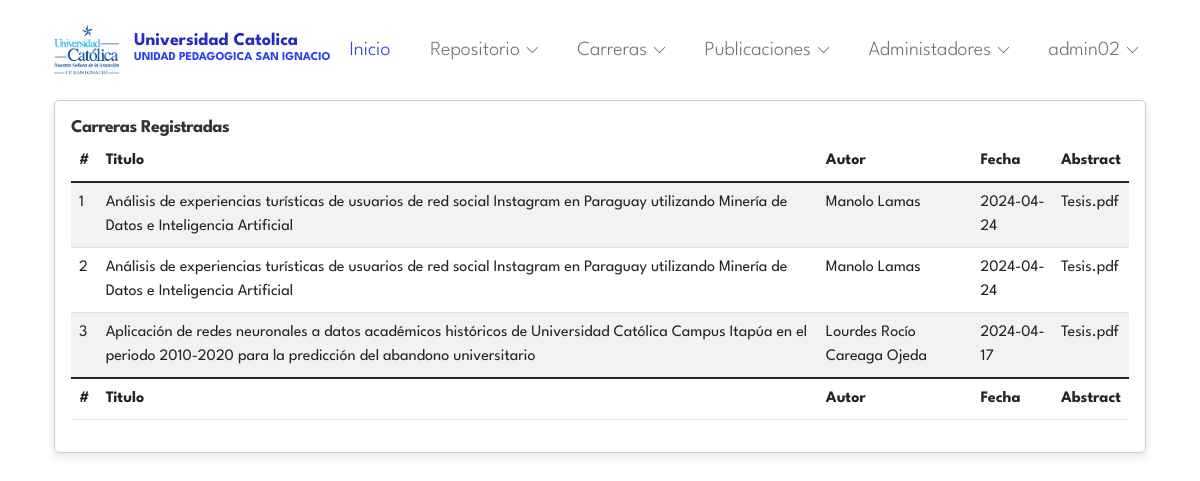
Screenshot of /admin-panel/repositorio-admins/show-repositorio.php (signed in) with the database file from the repository.
### tables this page shows
CREATE TABLE `repositorio` (
  `id_repositorio` int(11) NOT NULL,
  `titulo` text NOT NULL,
  `autor` varchar(255) NOT NULL,
  `fecha` date NOT NULL,
  `abstract` varchar(250) NOT NULL
);

### admin-panel/repositorio-admins/show-repositorio.php (the view, shortened to what this page needs)
<?php include "../includeAdmin/header.php";?>
<?php include "../../config/config.php";?>
<?php
  $repo = $conn->query("SELECT * FROM repositorio");
  $repo->execute();
  $AllRepo = $repo->fetchAll(PDO::FETCH_OBJ);
?>
<div class="container">
      <div class="row">
        <div class="col">
          <div class="card">
            <div class="card-body">
              <h5 class="card-title mb-4 d-inline">Carreras Registradas</h5>
             <div class="table-responsive">
             <table id="example" class="table table-striped" style="width:100%">
                <thead>
                  <tr>
                    <th scope="col">#</th>
                    <th scope="col">Titulo</th>
                    <th scope="col">Autor</th>
                    <th scope="col">Fecha</th>
                    <th scope="col">Abstract</th>
                  </tr>
                </thead>
                <tbody>
                <?php $i=1; foreach($AllRepo as $repo):?>
                  <tr>
                    <td><?=$i++?></td>
                    <td><?=$repo->titulo?></td>
                    <td><?=$repo->autor?></td>
                    <td><?=$repo->fecha?></td>
                    <td><?=$repo->abstract?></td>
                  </tr>
                <?php endforeach; ?>
                </tbody>
                <tfoot>
                  <tr>
                    <th scope="col">#</th>
                    <th scope="col">Titulo</th>
                    <th scope="col">Autor</th>
                    <th scope="col">Fecha</th>
                    <th scope="col">Abstract</th>
                  </tr>
                </tfoot>
              </table>
             </div>
            </div>
          </div>
        </div>
      </div>
  </div>
  <?php include "../includeAdmin/footer.php";?>

### css/tooplate-gotto-job.css (style rules this page uses)
:root { --white-color: #ffffff; --primary-color: #2729c4; --secondary-color: #0dcaf0; --section-bg-color: #f0f8ff; --custom-btn-bg-color: #293ef6; --social-icon-link-bg-color: #3e2beb; --dark-color: #000000; --p-color: #717275; --border-color: #e9eaeb; --body-font-family: 'League Spartan', sans-serif; --h1-font-size: 62px; --h2-font-size: 48px; --h3-font-size: 36px; --h4-font-size: 32px; --h5-font-size: 24px; --h6-font-size: 22px; --p-font-size: 20px; --btn-font-size: 16px; --copyright-font-size: 14px; --border-radius-large: 100px; --border-radius-medium: 30px; --border-radius-small: 10px; --font-weight-thin: 100; --font-weight-light: 300; --font-weight-normal: 400; --font-weight-semibold: 600; --font-weight-bold: 700; }
body { background-color: var(--white-color); font-family: var(--body-font-family); }
h1, h2, h3, h4, h5, h6 { color: var(--dark-color); font-weight: var(--font-weight-semibold); letter-spacing: -0.5px; }
h5 { font-size: var(--h5-font-size); }
.card { border: 1px solid #ccc; border-radius: 5px; margin-bottom: 20px; box-shadow: 0 4px 8px rgba(0, 0, 0, 0.1); }
.card-title { font-size: 18px; font-weight: bold; color: #333; }

### rows the page displays
repositorio: titulo "Análisis de experiencias turísticas de usuarios de red social Instagram en Paraguay utilizando Minería de Datos e Inteligencia Artificial", autor "Manolo Lamas", fecha "2024-04-24", abstract "Tesis.pdf"
repositorio: titulo "Análisis de experiencias turísticas de usuarios de red social Instagram en Paraguay utilizando Minería de Datos e Inteligencia Artificial", autor "Manolo Lamas", fecha "2024-04-24", abstract "Tesis.pdf"
repositorio: titulo "Aplicación de redes neuronales a datos académicos históricos de Universidad Católica Campus Itapúa en el periodo 2010-2020 para la predicción del abandono universitario", autor "Lourdes Rocío Careaga Ojeda", fecha "2024-04-17", abstract "Tesis.pdf"

### other values shown
$_SESSION['nombre_admin'] "admin02"
